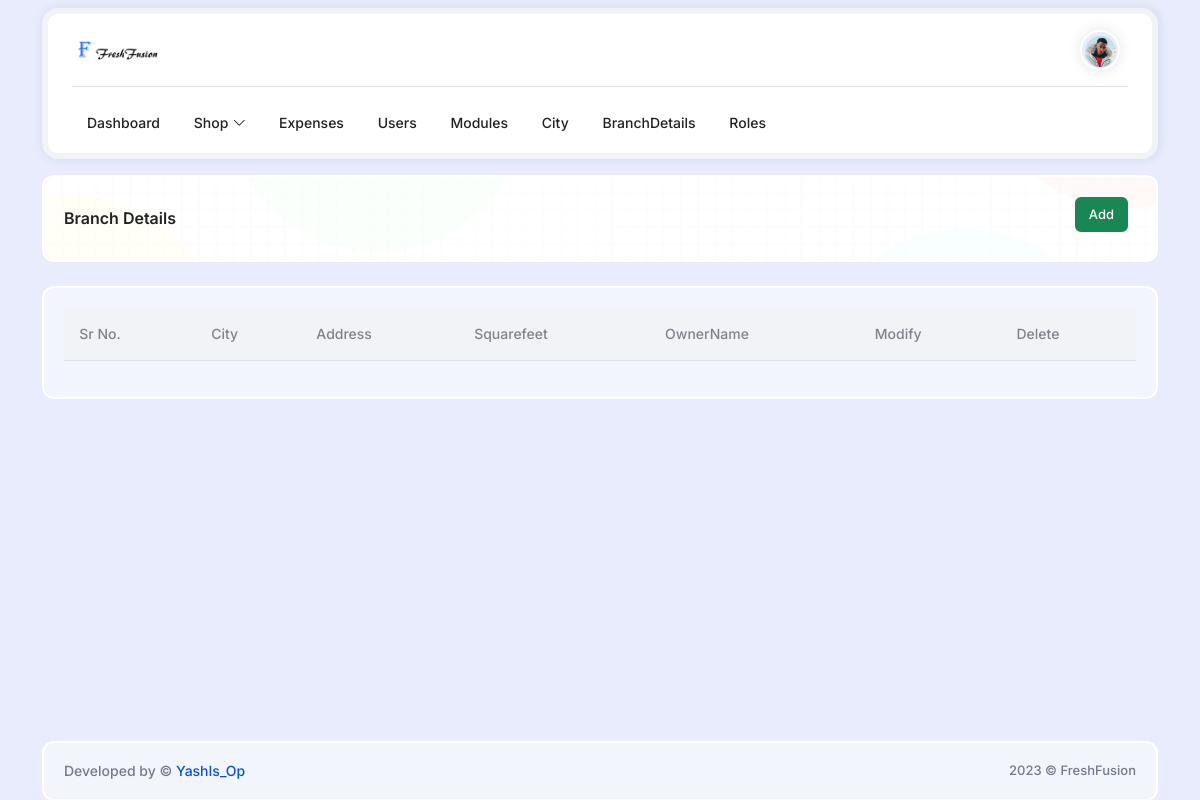
The page /pages/branchdetails/index.php on the database as committed earlier.
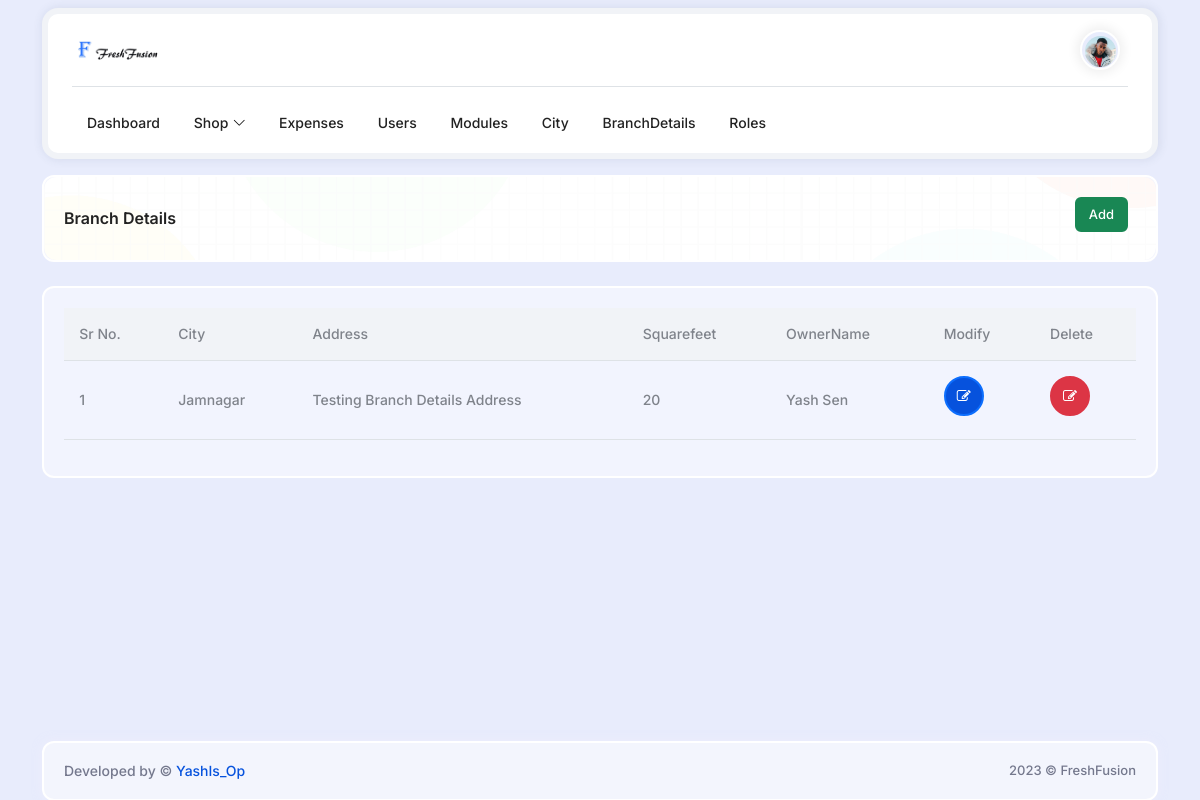
The same page on the database as committed later.
### tables this page shows
CREATE TABLE
    `BranchDetails` (
        `Id` INT NOT NULL PRIMARY KEY AUTO_INCREMENT,
        `CityId` INT NOT NULL,
        `Address` VARCHAR(255) NOT NULL,
        `Squarefeet` INT NOT NULL,
        `OwnerName` VARCHAR(255) NOT NULL,
        FOREIGN KEY (`CityId`) REFERENCES `City` (`Id`)
    );

CREATE TABLE
    `City` (
        `Id` INT NOT NULL PRIMARY KEY AUTO_INCREMENT,
        `Name` VARCHAR(255) NOT NULL
    );

### includes/init.php (called while the page is built, shortened)
<?php
$connection = new PDO("mysql:host=localhost;port=3306;dbname=FreshFusion", "root", "");
function select($query, $params = null)
{
    global $connection;
    $statement = $connection->prepare($query);
    $statement->execute($params);
    $rows = $statement->fetchAll(PDO::FETCH_ASSOC);
    return $rows;
}

### pages/branchdetails/index.php (the view, shortened to what this page needs)
<?php
require ('../../includes/init.php');
$branchDetails = select("SELECT BranchDetails.Id, BranchDetails.Address, BranchDetails.Squarefeet, BranchDetails.OwnerName, City.Name FROM BranchDetails INNER JOIN City ON BranchDetails.CityId = City.Id");
$index = 0;
include pathOf('includes/header.php');
include pathOf('includes/navbar.php');
?>
<div class="main-content">
    <div class="content-wraper-area">
        <div class="data-table-area">
            <div class="container">
                <div class="row g-4">
                    <div class="col-12">
                        <div class="card">
                            <div class="card-body card-breadcrumb">
                                <div class="page-title-box d-flex align-items-center justify-content-between">
                                    <h4 class="mb-0">Branch Details</h4>
                                    <div class="page-title-right">
                                        <ol class="breadcrumb m-0">
                                            <li class="breadcrumb-item active"> <a href="./add"
                                                    class="btn btn-success mb-2 me-2">Add</a> </li>
                                        </ol>
                                    </div>
                                </div>
                            </div>
                        </div>
                    </div>
                    <div class="col-12">
                        <div class="card">
                            <div class="card-body">
                                <table id="selection-datatable" class="table dt-responsive nowrap w-100">
                                    <thead>
                                        <tr>
                                            <th>Sr No.</th>
                                            <th>City</th>
                                            <th>Address</th>
                                            <th>Squarefeet</th>
                                            <th>OwnerName</th>
                                            <th>Modify</th>
                                            <th>Delete</th>
                                        </tr>
                                    </thead>
                                    <tbody>
                                        <?php foreach ($branchDetails as $branchDetail): ?>
                                            <tr>
                                                <td><?= $index += 1 ?></td>
                                                <td><?= $branchDetail['Name'] ?></td>
                                                <td><?= $branchDetail['Address'] ?></td>
                                                <td><?= $branchDetail['Squarefeet'] ?></td>
                                                <td><?= $branchDetail['OwnerName'] ?></td>
                                                <form action="./update" method="post">
                                                    <td>
                                                        <button type="submit" class="btn btn-primary btn-circle mb-2">
                                                            <i class="fa fa-edit"></i>
                                                        </button>
                                                    </td>
                                                </form>
                                                <td>
                                                    <button type="submit" class="btn btn-danger btn-circle mb-2"
                                                        onclick="deleteBranch(<?= $branchDetail['Id'] ?>)">
                                                        <i class="fa fa-edit"></i>
                                                    </button>
                                                </td>
                                            </tr>
                                        <?php endforeach; ?>
                                    </tbody>
                                </table>
                            </div>
                        </div>
                    </div>
                </div>
            </div>
        </div>
    </div>
    <?php
    include pathOf('includes/footer.php');
    ?>
    <?php
    include pathOf('includes/pageEnd.php');
    ?>

Rows that differ between the two databases and show on the page:
added branchdetails: CityId.Name "Jamnagar", Address "Testing Branch Details Address", Squarefeet "20", OwnerName "Yash Sen"
